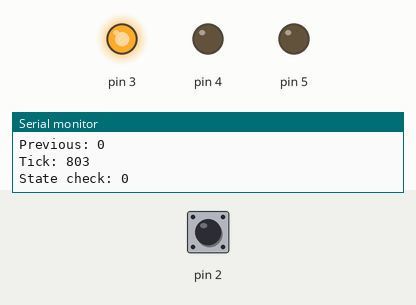
Recording of a sketch running on a simulated Arduino Uno, built with avr-gcc and run on an emulated ATmega328P. On the bench: output pins drawn as LEDs (lit = HIGH), the last lines printed to the serial monitor. Dashed ring = blinking. The inputs (shaded band) are chosen by the test bench; at power-on: pin 2 LOW.

Above: at 1.2 s.
1.3 s: pin 2 driven HIGH
At 3.0 s:
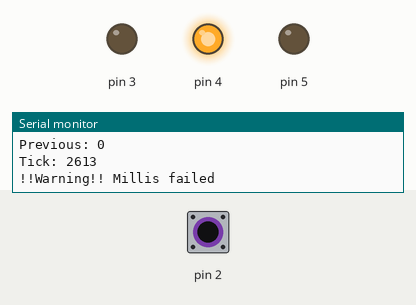
4.3 s: pin 2 driven LOW
At 5.1 s:
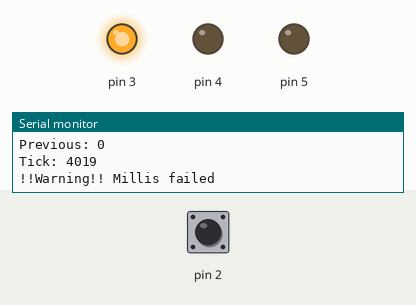
5.8 s: pin 2 pulsed HIGH 2 times (0.12 s each, 0.3 s apart)
At 6.13 s:
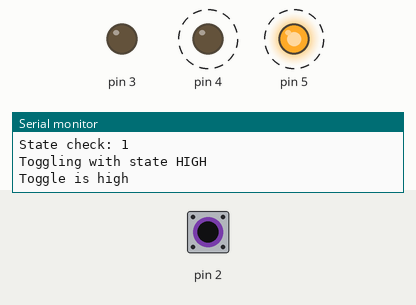
Timing chart, 0 to 15.4 s (numbered marks = the images above; inputs shaded):
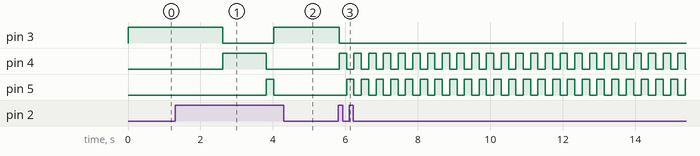

Measured:
- after the input at 1.3 s, pin 3: HIGH → LOW after 1.3 s, → HIGH 1.4 s later; pin 4: LOW → HIGH after 1.3 s, → LOW 1.2 s later; pin 5: LOW → HIGH after 2.5 s, → LOW 0.20 s later
- after the input at 4.3 s, pin 3: stays HIGH (without the input it goes to LOW after 1.1 s); pin 4: stays LOW (without the input it goes to HIGH after 1.1 s)
- after the input at 5.8 s, pin 3: HIGH → LOW at once; pin 4: alternates HIGH for 0.20 s and LOW for 0.20 s, starting at once; pin 5: alternates HIGH for 0.20 s and LOW for 0.20 s, starting after 0.23 s

The sketch:

Spaceship.ino
```cpp
void setup() {
  // put your setup code here, to run once:
  Serial.begin(115200);
  pinMode(2, INPUT);
  pinMode(3, OUTPUT);
  pinMode(4, OUTPUT);
  pinMode(5, OUTPUT);
}

int previous = LOW;
int state = LOW;
int reading = LOW;
int toggle = LOW;

long debounce = 500;
long tick = 0;

void loop() {
  // put your main code here, to run repeatedly:
  reading = digitalRead(2);
  Serial.print("Reading GPIO 2: ");
  Serial.println(reading, DEC);
  Serial.print("Previous: ");
  Serial.println(previous, DEC);
  Serial.print("Tick: ");
  Serial.println(tick, DEC);

  if ((reading == HIGH) && (previous == LOW))
  {
    if ((millis() - tick) > 200)
    {
      Serial.print("Able to toggle\n");
      Serial.print("State was :");
      Serial.println(state,DEC);

      if (state == LOW)
      {
        state = HIGH;
      }
      else
      {
        state = LOW;
      }

      Serial.print("State now is :");
      Serial.println(state,DEC);
    }
    else
    {
      Serial.println("!!Warning!! Millis failed");
      tick = millis();
      delay(1000);
    }
  }


  Serial.print("State check: ");
  Serial.println(state, DEC);

  if (state == LOW)
  {
    digitalWrite(3, HIGH);
    digitalWrite(4, LOW);
    digitalWrite(5, LOW);
  }
  else
  {
    Serial.println("Toggling with state HIGH");
    digitalWrite(3, LOW);

    if (toggle == LOW)
    {
      Serial.println("Toggle is LOW");
      digitalWrite(4, HIGH);
      digitalWrite(5, LOW);
    }
    else
    {
      Serial.println("Toggle is high");
      digitalWrite(4, LOW);
      digitalWrite(5, HIGH);
    }

    toggle = !toggle;
  }

  tick = millis();

  delay(200);

}
```
